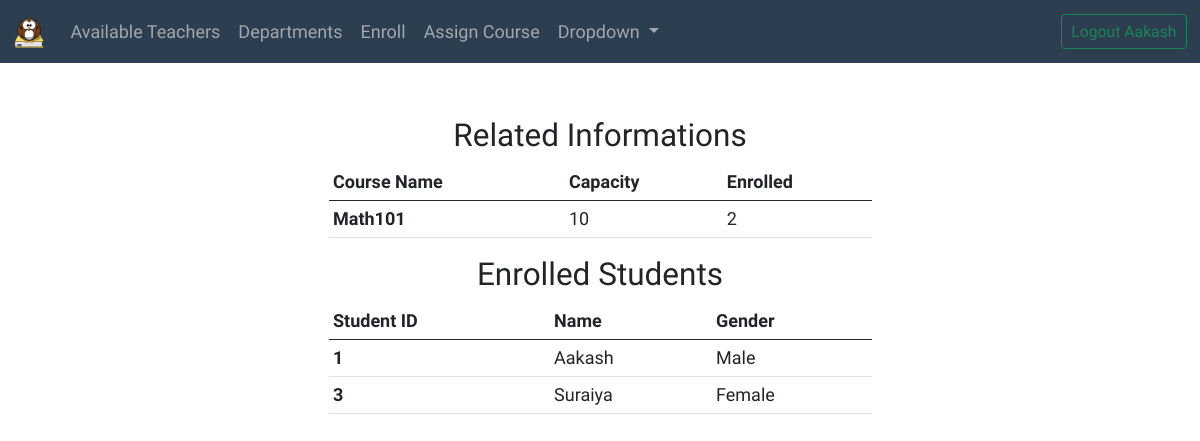
Page /departments/Math/Math101 (signed in) on the committed database.
### management/models.py (models this page shows, shortened)
class Course(models.Model):
    name = models.CharField(max_length=50)
    department = models.ForeignKey(Department, on_delete=models.CASCADE, related_name='its_courses')
    no_of_students = models.IntegerField(default=0)
    def capacity(self):
        return self.no_of_students

class Student(models.Model):
    name = models.CharField(max_length=50)
    gender = models.CharField(max_length=11)
    courses = models.ManyToManyField(Course,related_name = 'its_students',blank=True)

### management/views.py (the view)
# urls.py: path("departments/<str:department>/<str:course>", views.course_details, name = 'course_details')
def course_details(request,department,course):
    try:
        course_details = Course.objects.get(name = course)
    except Course.DoesNotExist:
        return HttpResponse("Course not found!")
    return render(request, "management/course_details.html",{
        "course_details": course_details,
        "students": course_details.its_students.all()
    })

### management/templates/management/course_details.html (shortened to what this page needs)
{% extends "management/layout.html" %}
{% load static %}
{% block body %}
<h3 class="text-center">{{course|title}} Related Informations</h3>
    <div class="row">
        <div class="col-lg-3">
        </div>
        <div class="col-lg-6">
            <table class="table table-sm">
                <thead>
                  <tr>
                    <th scope="col">Course Name</th>
                    <th scope="col">Capacity</th>
                    <th scope="col">Enrolled</th>
                  </tr>
                </thead>
                <tbody>
                  <tr>
                    <th scope="row">{{course_details.name}}</th>
                    <td>10</td>
                    <td>{{course_details.capacity}}</td>
                  </tr>
                </tbody>
              </table>
              {% if request.user.id %}
              <h3 class="text-center">Enrolled Students</h3>
                <table class="table table-sm">
                  <thead>
                    <tr>
                      <th scope="col">Student ID</th>
                      <th scope="col">Name</th>
                      <th scope="col">Gender</th>
                    </tr>
                  </thead>
                  <tbody>
                      {% for student in students %}
                          <tr>
                              <th scope="row">{{student.id}}</th>
                              <td>{{student.name}}</td>
                              <td>{{student.gender|title}}</td>
                          </tr>
                      {% empty %}
                          <li>No student enrolled!</li>
                      {% endfor %}
                  </tbody>
                </table>
              {% endif %}
        </div>
        <div class="col-lg-3">
        </div>
    </div>
{% endblock %}

### management/templates/management/layout.html (shortened to what this page needs)
{% load static %}
<!DOCTYPE html>
<html>
    <head>
        <link href="https://cdn.jsdelivr.net/npm/bootstrap@5.0.0-beta1/dist/css/bootstrap.min.css" rel="stylesheet">
        <link rel="stylesheet" href="{% static 'management/styles.css' %}">
    </head>
    <body class="">
        <nav class="navbar navbar-expand-lg navbar-dark">
            <div class="container-fluid">
              <a class="navbar-brand" href="{% url 'management:home' %}">
                <img src="{% static 'management/logo.png' %}" width="30" height="30" alt="">
              </a>
              <div class="collapse navbar-collapse" id="navbarSupportedContent">
                <ul class="navbar-nav me-auto mb-2 mb-lg-0">
                  <li class="nav-item">
                    <a class="nav-link " href="{% url 'management:list_teachers' %}" tabindex="-1" aria-disabled="true">Available Teachers</a>
                  </li>
                  <li class="nav-item">
                    <a class="nav-link" href="{% url 'management:departments' %}">Departments</a>
                  </li>
                  <li class="nav-item">
                    <a class="nav-link" href="{% url 'management:add_student' %}">Enroll</a>
                  </li>
                  <li class="nav-item">
                    <a class="nav-link " href="{% url 'management:assign_course' %}" tabindex="-1" aria-disabled="true">Assign Course</a>
                  </li>
                  <li class="nav-item dropdown">
                    <a class="nav-link dropdown-toggle" href="#" id="navbarDropdown" role="button" data-toggle="dropdown" aria-haspopup="true" aria-expanded="false">
                      Dropdown
                    </a>
                  </li>
                </ul>
                <div class="d-flex">
                  {% if request.user.id %}
                    <a class="btn btn-sm btn-outline-success" role="button" href="{% url 'login:logout' %}">Logout {{request.user|title}}</a>
                  {% endif %}
                </div>
              </div>
            </div>
          </nav>
        <div class="container mt-5">
            {% block body %}
            {% endblock %}
        </div>
    </body>
</html>

### management/static/management/styles.css (style rules this page uses)
* { font-family: 'Pathway Gothic One', sans-serif; font-size: 18px; }
body { background-color: #fff; }
.navbar { background-color: #2C3E50 ; }
a { text-decoration: none!important; }

### rows in the picture
Course: name "Math101", capacity "2"
Student: id "1", name "Aakash", gender "Male"
Student: id "3", name "Suraiya", gender "Female"

### other values in the picture
{{ request.user|title }} "Aakash"
